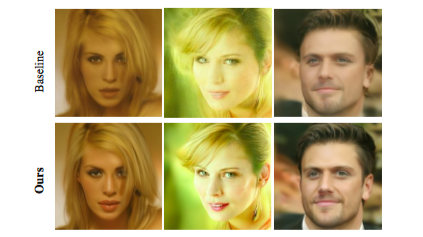
#> input picture images/comparison.png, 423 x 237 px
$ python evaluate_saturation.py --folder ../images
#> lines starting #> are read from the running program, lines starting #| are printed output that depends on the picture
import argparse
from pathlib import Path
from tqdm import tqdm
import cv2
import numpy as np

def main():
    parser = argparse.ArgumentParser(description="Evaluate Saturation (Mean S in HSV) on a folder of images")
    parser.add_argument("--folder", type=str, required=True, help="Path to the image folder")
    args = parser.parse_args()

    folder_path = Path(args.folder)
    if not folder_path.exists() or not folder_path.is_dir():
        print(f"Error: {folder_path} is not a valid directory.")
        return

    valid_extensions = {".jpg", ".jpeg", ".png", ".bmp", ".webp", ".tif", ".tiff"}
    image_paths = [p for p in folder_path.rglob("*") if p.is_file() and p.suffix.lower() in valid_extensions]

    if not image_paths:
        print(f"No valid images found in {folder_path}")
        return

    print(f"Evaluating Saturation on {len(image_paths)} images in '{folder_path}'")

    total_score = 0.0
    valid_count = 0

    for img_path in tqdm(image_paths, desc="Processing images"):
        try:
            img = cv2.imread(str(img_path))
#> img is the input picture: shape (237, 423, 3); mean B, G, R 122.9, 171.6, 188
            if img is None:
                print(f"\nWarning: Could not read image {img_path}")
                continue

            # Convert BGR to HSV
            hsv = cv2.cvtColor(img, cv2.COLOR_BGR2HSV)
#> hsv: shape (237, 423, 3); mean H, S, V 16.7, 108.7, 190.2
            s_channel = hsv[:, :, 1]
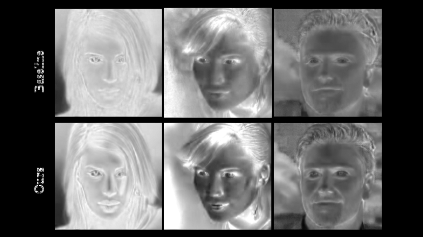
#> s_channel: shape (237, 423); min 0, max 255, mean 108.7

            # OpenCV S channel in HSV is 0-255 for 8-bit
            # Normalize to 0-1 range for a more interpretable score
            score = (s_channel.astype(np.float32) / 255.0).mean()
#> score = 0.426

            total_score += score
#> total_score = 0.426
            valid_count += 1
        except Exception as e:
            print(f"\nError processing {img_path}: {e}")

    if valid_count > 0:
        avg_score = total_score / valid_count
#> avg_score = 0.426
        print(f"\nCompleted evaluation.")
        print(f"Total Images Evaluated: {valid_count}")
        print(f"Average Saturation (Mean S-channel): {avg_score:.4f} (0-1 scale)")
#| Average Saturation (Mean S-channel): 0.4262 (0-1 scale)
    else:
        print("\nNo images were successfully evaluated.")

if __name__ == "__main__":
    main()
